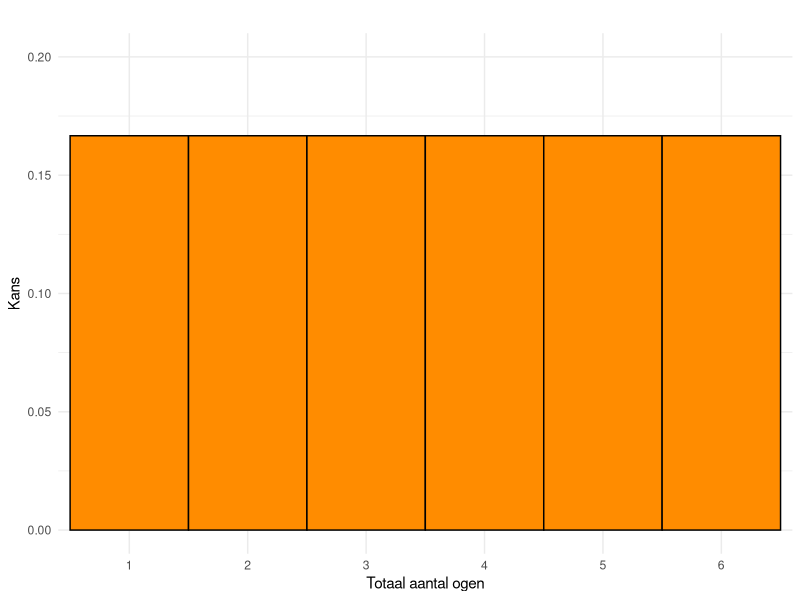
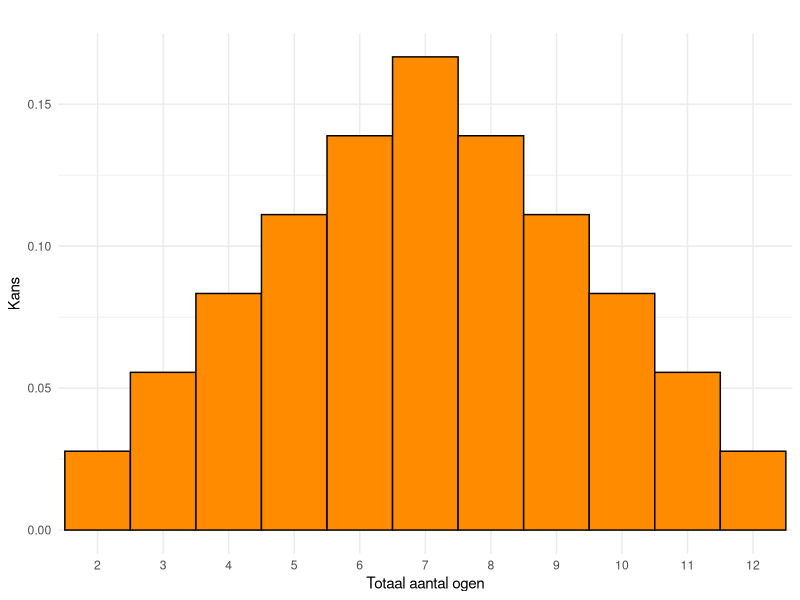
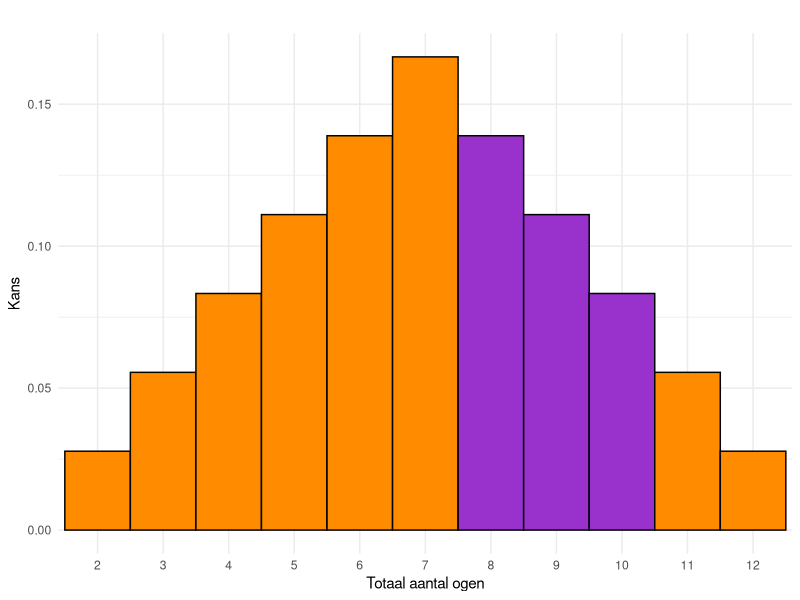
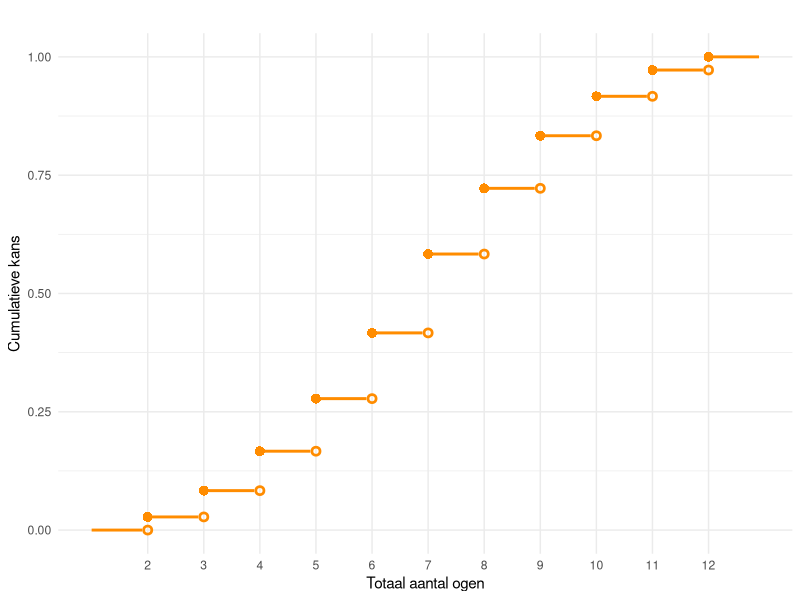
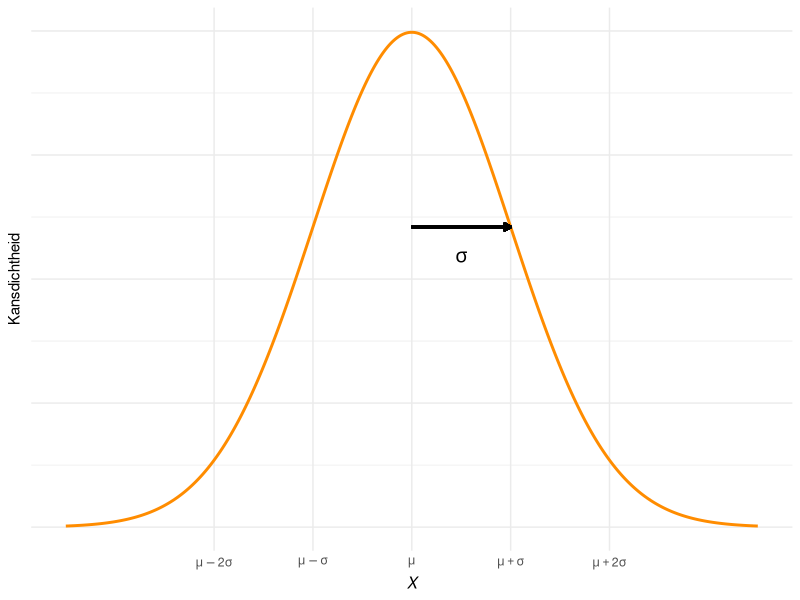
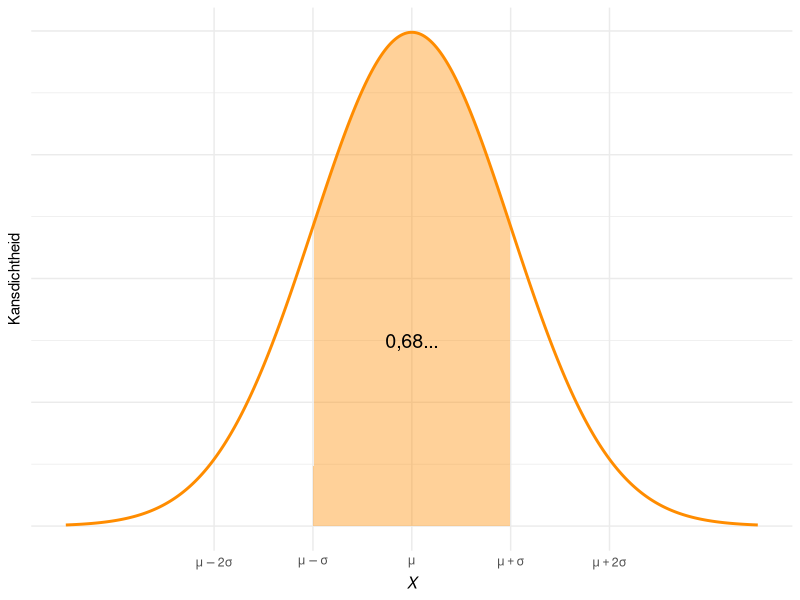
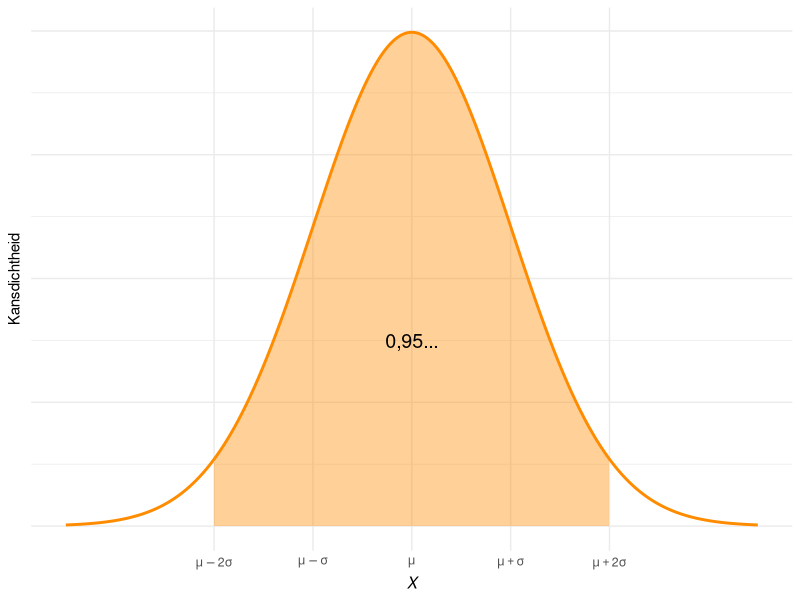
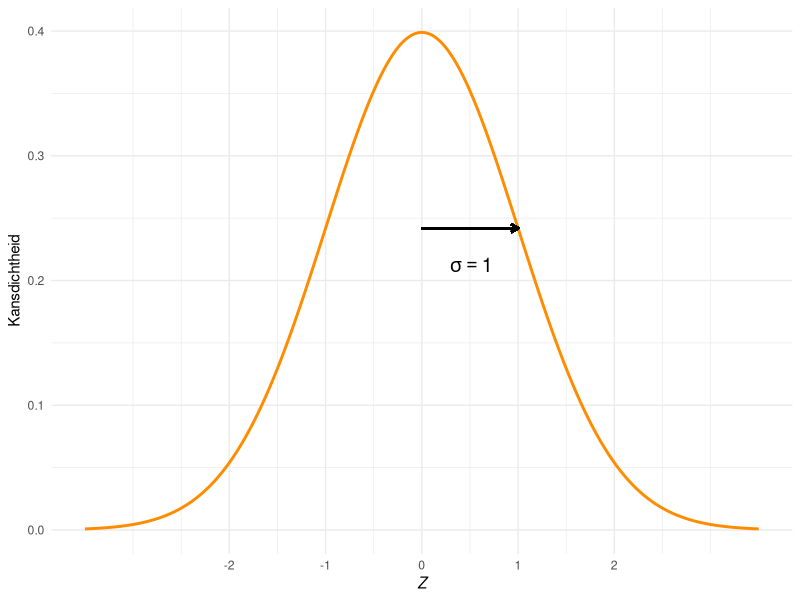

Generate these figures, in order, with R:
## ---- chunk 1
#| code-fold: true
#| warning: false
#| fig.cap: "Kansverdeling: de kansen bij het gooien van één dobbelsteen."
#| label: fig-uniform-dobbelsteen
#| fig.width: 5
#| fig.height: 4
 
# Controleer of de benodigde pakketten zijn geladen
if (!("ggplot2" %in% .packages())) {
  library("ggplot2")
}

# Parameters definiëren
min_ogen <- 1       # Minimum aantal ogen op een dobbelsteen
max_ogen <- 6       # Maximum aantal ogen op een dobbelsteen
kans <- 1 / max_ogen # Gelijke kans voor elke uitkomst
kleur <- "darkorange"   # Kleur voor de balken in de plot

# Genereer de uitkomsten en bijbehorende kansen
uitkomsten <- seq(min_ogen, max_ogen)
kansen <- rep(kans, length(uitkomsten))

# Maak een data frame met uitkomsten en kansen
kansen_dobbelsteen <- data.frame(
  uitkomsten = factor(uitkomsten),
  kansen = kansen
)

# Maak de plot
ggplot(kansen_dobbelsteen, aes(x = uitkomsten, y = kansen)) +
  geom_bar(
    stat = "identity",     # Balken representeren kanswaarden direct
    width = 1,             # Volledige breedte van de categorie
    fill = kleur,          # Kleur voor de balken
    color = "black"        # Randkleur voor de balken
  ) +
  labs(
    title = "",
    x = "Totaal aantal ogen",      # Titel voor de x-as
    y = "Kans"              # Titel voor de y-as
  ) +
  ylim(0, 0.2) +            # Zorg dat de y-as tot 0.02 loopt
  theme_minimal()
## ---- chunk 2
#| code-fold: true
#| warning: false
#| fig.cap: "Kansverdeling voor het aantal ogen van twee dobbelstenen."
#| label: fig-kansverdeling-twee-dobbelstenen
#| fig.width: 5
#| fig.height: 4

# Controleer of de benodigde pakketten zijn geladen
if (!("ggplot2" %in% .packages())) {
  library("ggplot2")
}

# Parameters definiëren
min_som <- 2          # Minimum som bij twee dobbelstenen
max_som <- 2*max_ogen # Maximum som bij twee dobbelstenen
kleur <- rep("darkorange", 11) # Kleur voor de balken in de plot

# Genereer uitkomsten en bijbehorende kansen
uitkomsten <- seq(min_som, max_som)                     # Mogelijke uitkomsten
kansen <- pmin(uitkomsten - 1, 13 - uitkomsten) / max_ogen^2    # Kansen berekenen

# Maak een data frame met uitkomsten en kansen
kansen_dobbelsteen <- data.frame(
  uitkomsten = factor(uitkomsten),
  kansen = kansen
)

# Maak de plot
verdelingTweeDobbelstenen <- function(kleur)
  {
  ggplot(kansen_dobbelsteen, aes(x = uitkomsten, y = kansen)) +
  geom_bar(
    stat = "identity",     # Balken representeren kanswaarden direct
    width = 1,             # Volledige breedte van de categorie
    fill = kleur,          # Kleur voor de balken
    color = "black"        # Randkleur voor de balken
  ) +
  labs(
    title = "",
    x = "Totaal aantal ogen",      # Titel voor de x-as
    y = "Kans"              # Titel voor de y-as
  ) +
  theme_minimal()           # Minimalistisch thema voor de plot
}

verdelingTweeDobbelstenen(kleur)

## ---- chunk 3
#| code-fold: true
#| warning: false
#| fig-cap: "Kansverdeling van het totaal aantal ogen van twee dobbelstenen."
#| label: fig-kansverdeling-twee-dobbelstenen-2
#| fig.width: 5
#| fig.height: 4

kleur <- rep("darkorange", 11)
kleur[7:9] <- "darkorchid"

verdelingTweeDobbelstenen(kleur)

## ---- chunk 4
#| code-fold: true
#| warning: false
#| fig.cap: "Cumulatieve verdeling van de som van de ogen van twee dobbelstenen."
#| label: fig-cumulverdeling-twee-dobbelstenen
#| fig.width: 5
#| fig.height: 4

# Controleer of de benodigde pakketten zijn geladen
if (!("ggplot2" %in% .packages())) {
  library("ggplot2")
}

# Voeg extra punten toe om de cumulatieve kansen buiten het bereik van 2-12 te tonen
kansen_dobbelsteen_cumulatief <- data.frame(
  uitkomsten = c(1, uitkomsten, 13), # Voeg 1 en 13 toe als grenzen
  kansen = c(0, cumsum(kansen), 1)   # Voeg 0 en 1 toe aan de kansen
)

# Genereer de datapunten voor de open cirkels
open_cirkels <- data.frame(
  uitkomsten = uitkomsten,
  kansen = c(0, cumsum(kansen)[-length(kansen)])
)

# Maak een data frame voor de horizontale lijnen (stappen van de cumulatieve kans)
lijnen_data <- data.frame(
  x_start = kansen_dobbelsteen_cumulatief$uitkomsten[-nrow(kansen_dobbelsteen_cumulatief)],
  x_end = kansen_dobbelsteen_cumulatief$uitkomsten[-1] - .1,
  y = kansen_dobbelsteen_cumulatief$kansen[-nrow(kansen_dobbelsteen_cumulatief)]
)

# Maak de plot
ggplot() +
  # Voeg de horizontale lijnen toe
  geom_segment(
    data = lijnen_data,
    aes(x = x_start, xend = x_end, y = y, yend = y),
    color = "darkorange",        # Kleur van de lijnen
    size = 1                     # Dikte van de lijnen
  ) +
  # Voeg gesloten cirkels (linkerkanten) toe, behalve bij (1, 0) en (13, 1)
  geom_point(
    data = kansen_dobbelsteen_cumulatief[-c(1, nrow(kansen_dobbelsteen_cumulatief)), ],
    aes(x = uitkomsten, y = kansen),
    shape = 16,                  # Gesloten cirkel
    size = 3,
    color = "darkorange"
  ) +
  # Voeg open cirkels (rechterkanten) toe
  geom_point(
    data = open_cirkels,
    aes(x = uitkomsten, y = kansen),
    shape = 1,                 # Open cirkel
    size = 1.8,
    stroke = 1.4,
    color = "darkorange"
  ) +
  scale_x_continuous(
    breaks = 2:12,               # Ticks alleen bij gehele getallen van 2 tot 12
    minor_breaks = NULL          # Verwijder alle minor ticks
  ) +
  labs(
    title = "",
    x = "Totaal aantal ogen",    # Titel voor de x-as
    y = "Cumulatieve kans"       # Titel voor de y-as
  ) +
  theme_minimal()                 # Minimalistisch thema
## ---- chunk 5
#| code-fold: true
#| warning: false
#| fig-cap: "De normale verdeling."
#| label: fig-normale-verdeling
#| fig.width: 4
#| fig.height: 3

# Controleer of ggplot2 geladen is, zo niet, laad het pakket
if (!("ggplot2" %in% .packages())) {
  library(ggplot2)
}

# Definieer de standaardnormale verdeling
x <- seq(-3.5, 3.5, length.out = 350)
data <- data.frame(x = x, y = dnorm(x))

plotNormaal <- function(mu, sigma){
    # Plot maken
  ggplot(data, aes(x, y)) +
  geom_line(color = "darkorange", linewidth = 1) + # Curve van de standaardnormale verdeling
  scale_x_continuous(
    breaks = c(mu - 2*sigma, -mu - sigma, mu, mu + sigma, mu + 2*sigma), 
    labels = c(
      mu - 2 * sigma, 
      mu -sigma, 
      mu, 
      mu + sigma, 
      mu + 2 * sigma
    )
  ) + # Labels voor x-as
  labs(
    y = "Kansdichtheid", 
    x = expression(italic(X))
  ) + # Labels voor de assen
  theme_minimal()
}

normaalGeneriek <- 
  # Plot maken
  ggplot(data, aes(x, y)) +
  geom_line(color = "darkorange", linewidth = 1) + # Curve van de standaardnormale verdeling
  scale_x_continuous(
    breaks = c(-2, -1, 0, 1, 2), 
    labels = c(
      expression(italic(mu - 2 * sigma)), 
      expression(italic(mu -sigma)), 
      expression(italic(mu)), 
      expression(italic(mu + sigma)), 
      expression(italic(mu + 2 * sigma))
    ),
    minor_breaks = NULL # Verwijdert minor ticks
  ) + # Labels voor x-as
  scale_y_continuous(labels = NULL) + # getallen van y-as weglaten
  labs(
    y = "Kansdichtheid", 
    x = expression(italic(X))
  ) + # Labels voor de assen
  theme_minimal()

# Hoogte van de pijl bepalen
h <- exp(-0.5) / sqrt(2 * pi)

pijl <- geom_segment(
    aes(x = 0, xend = 1, y = h, yend = h), 
    arrow = arrow(length = unit(0.2, "cm")), 
    color = "black", 
    linewidth = 0.8
  ) # Pijl voor standaarddeviatie
  
oppervlak <- function(a, b){# Gebied tussen a en b kleuren
  geom_area(
    data = subset(data, x >= a & x <= b), 
    aes(x, y), 
    fill = "darkorange", 
    alpha = 0.4
  ) 
} 

normaalGeneriek + pijl +
  annotate(
  "text", 
  x = 0.5, 
  y = 0.9 * h, # Use the variable h to scale the y-coordinate
  label = expression(italic(sigma)), # Use expression() for mathematical notation
  color = "black", 
  size = 5, 
  hjust = 0.5, 
  vjust = 0.5
  )

## ---- chunk 6
#| code-fold: true
#| warning: false
#| label: fig-vuistregels
#| fig-cap: "Vuistregels voor de normale verdeling."
#| layout-ncol: 2
#| fig-subcap: 
#|   - "Ongeveer 68% van de kans valt binnen één standaarddeviatie van het gemiddelde."
#|   - "Ongeveer 95% van de kans valt binnen 2 standaarddeviaties van het gemiddelde."
#| fig.width: 4
#| fig.height: 2.7

proportie <- function(prop){
  annotate(
  "text", 
  x = 0, 
  y = 0.15, 
  label = prop, # Dynamically include the variable
  color = "black", 
  size = 5, 
  hjust = 0.5, 
  vjust = 0.5
)
}

normaalGeneriek + oppervlak(-1,1) + proportie("0,68...")

normaalGeneriek + oppervlak(-2, 2) + proportie("0,95...")
## ---- chunk 7
#| code-fold: true
#| warning: false
#| label: fig-std-normaal
#| fig-cap: "Standaard-normale verdeling"
#| fig.width: 4
#| fig.height: 3

# Plot de standaard-normale verdeling
plotNormaal(0, 1) +
  # Labels voor de assen
  labs(
    y = "Kansdichtheid", 
    x = expression(italic(Z))
  ) +
  # Voeg de pijl toe
  pijl +
  # Annotatie toevoegen met sigma
  annotate(
    "text", 
    x = 0.5, 
    y = 0.88 * h,        # Gebruik de variabele h voor de y-positie
    label = expression(italic(sigma) == 1),  # Wiskundige notatie voor sigma
    color = "black", 
    size = 5, 
    hjust = 0.47, 
    vjust = 0.5
  )
## ---- chunk 8
#| code-fold: true
#| warning: false
#| label: fig-transformeren
#| fig-cap: "Caption nog schrijven"
#| fig.width: 3.75

# Laad benodigde pakketten
if (!("ggplot2" %in% loadedNamespaces())) { 
  library(ggplot2) 
}
if (!("cowplot" %in% loadedNamespaces())) { 
  library(cowplot) 
}

# Basisparameters instellen
mu_x <- 170             # Gemiddelde voor X
sigma_x <- 7            # Standaarddeviatie voor X
x_threshold <- 173.5    # Drempelwaarde voor X

mu_z <- 0               # Gemiddelde voor Z
sigma_z <- 1            # Standaarddeviatie voor Z
z_threshold <- 0.5      # Drempelwaarde voor Z

nr_sd <- 3.5            # Aantal standaarddeviaties om te tonen

# Berekeningen op basis van parameters
x_range <- c(mu_x - nr_sd * sigma_x, mu_x + nr_sd * sigma_x)   # Bereik voor X
z_range <- c(mu_z - nr_sd * sigma_z, mu_z + nr_sd * sigma_z)   # Bereik voor Z
n_points <- 50 * nr_sd                                        # Aantal datapunten

# Domeinen voor X en Z
x_values <- seq(x_range[1], x_range[2], length.out = n_points)
z_values <- seq(z_range[1], z_range[2], length.out = n_points)

# Bereken kansdichtheden
x_data <- data.frame(
  x = x_values,
  y = dnorm(x_values, mean = mu_x, sd = sigma_x)
)

z_data <- data.frame(
  x = z_values,
  y = dnorm(z_values, mean = mu_z, sd = sigma_z)
)

# Gebied waar X > x_threshold
x_fill <- data.frame(
  x = seq(x_threshold, x_range[2], length.out = 100),
  y = dnorm(seq(x_threshold, x_range[2], length.out = 100), 
            mean = mu_x, sd = sigma_x)
)

# Gebied waar Z > z_threshold
z_fill <- data.frame(
  x = seq(z_threshold, z_range[2], length.out = 100),
  y = dnorm(seq(z_threshold, z_range[2], length.out = 100), 
            mean = mu_z, sd = sigma_z)
)

# Plot voor X
plot_x <- ggplot(x_data, aes(x = x, y = y)) +
  geom_line(size = 1, color = "darkorange") +
  geom_area(
    data = x_fill, aes(x = x, y = y),
    fill = "darkorange", alpha = 0.5
  ) +
  labs(
    x = expression(italic(X)),
    y = "Kansdichtheid"
  ) +
  theme_minimal()

# Plot voor Z
plot_z <- ggplot(z_data, aes(x = x, y = y)) +
  geom_line(size = 1, color = "darkorange") +
  geom_area(
    data = z_fill, aes(x = x, y = y),
    fill = "darkorange", alpha = 0.5
  ) +
  labs(
    x = expression(italic(Z)),
    y = "Kansdichtheid"
  ) +
  theme_minimal()

# Combineer de twee plots met cowplot
combined_plot <- plot_grid(
  plot_x, plot_z, 
  ncol = 1, align = "v"
)

# Voeg een verticale lijn toe over beide plots
final_plot <- ggdraw(combined_plot) +
  draw_line(
    x = c(0.62, 0.62),  # Relatieve positie op de x-as (0-1 schaal)
    y = c(0.09, 1),  # Relatieve positie op de y-as (0-1 schaal)
    color = "DarkOrchid", 
    size = 1, 
    linetype = "dashed"
  )

# Toon de finale plot
print(final_plot)

## ---- chunk 9
#| label: fig-t
#| fig-cap: "Verschillende $t$-verdelingen en de standaard-normale verdeling"
#| warning: false
#| code-fold: true
#| fig-height: 4

#| code-fold: true
#| warning: false
#| label: fig-t-verdelingen
#| fig-cap: "Vergelijking van $t$-verdelingen met verschillende vrijheidsgraden."

# Genereer t-waarden
t_values <- seq(-3.5, 3.5, by = 0.1)

# Maak een dataframe voor de kansdichtheden
dataframe <- data.frame(
  t = c(
    t_values, 
    rep(t_values, 3)
  ),
  prob = c(
    dnorm(t_values),              # Standaard-normale verdeling
    dt(t_values, df = 2),         # t-verdeling met df = 2
    dt(t_values, df = 5),         # t-verdeling met df = 5
    dt(t_values, df = 20)         # t-verdeling met df = 20
  ),
  df = factor(
    rep(
      c("standaard-normaal", "df = 2", "df = 5", "df = 20"), 
      each = length(t_values)
    ),
    levels = c("df = 2", "df = 5", "df = 20", "standaard-normaal")
  )
)

# Plot de verdelingen
ggplot(
  dataframe, 
  aes(
    x = t, y = prob, 
    group = df, color = df, linewidth = df, linetype = df
  )
) +
  # Voeg de lijnen toe
  geom_line() +
  # Pas de kleuren aan
  scale_color_manual(
    values = c(rep("black", 3), "darkorange")
  ) +
  # Pas de lijndiktes aan
  scale_linewidth_manual(
    values = c(1, 1, 1, 1.2)
  ) +
  # Pas de lijnstijlen aan
  scale_linetype_manual(
    values = c(
      "df = 2" = "dotted", 
      "df = 5" = "dashed", 
      "df = 20" = "longdash",
      "standaard-normaal" = "solid"
    )
  ) +
  # Labels toevoegen
  labs(
    x = expression(italic(t) ~ "of" ~ italic(Z)),
    y = "Kansdichtheid"
  ) +
  # Thema toepassen
  theme_minimal()
## ---- chunk 10
#| code-fold: true
#| warning: false
#| label: fig-krit-1
#| fig-cap: "De kritieke waarde van de standaard-normale verdeling $Z_{0{,}2(2)} \\approx 1{,}28$."
#| fig.width: 3.75
#| fig.height: 2.75
# Functie om een plot te maken van de kritieke waarde
crit_plot <- function(alpha) {
  # Kritieke waarde van Z
  Z_crit <- qnorm(1 - alpha / 2)  # Bereken de kritieke waarde
  
  # Coördinaten voor de pijlen
  xstart <- (Z_crit + 3.5) / 2         # Beginpunt x-coördinaat
  ystart <- dnorm(0) / 4               # Beginpunt y-coördinaat
  xend <- Z_crit + (3.5 - Z_crit) / 7  # Eindpunt x-coördinaat
  yend <- dnorm(xend) / 3              # Eindpunt y-coördinaat
  
  # Plot de standaard-normale verdeling met staarten en annotaties
  plotNormaal(0, 1) +
    # Labels voor de assen
    labs(
      y = "Kansdichtheid", 
      x = expression(italic(Z))
    ) +
    # Ingekleurd oppervlak onder de curve
    oppervlak(-10, -Z_crit) +
    oppervlak(Z_crit, 10) +
    # Schaalinstellingen voor de x-as
    scale_x_continuous(
      breaks = c(-Z_crit, 0, Z_crit), 
      labels = c(
        paste0(round(-Z_crit, 2), "..."), 
        "0", 
        paste0(round(Z_crit, 2), "...")
      ),
      minor_breaks = NULL  # Verwijder minor ticks
    ) +
    # Kromme pijltjes toevoegen
    geom_curve(
      aes(x = -xstart, y = ystart, xend = -xend, yend = yend), 
      curvature = 0.2, 
      arrow = arrow(length = unit(0.2, "cm")), 
      color = "black", 
      size = 0.7
    ) +
    geom_curve(
      aes(x = xstart, y = ystart, xend = xend, yend = yend), 
      curvature = -0.2, 
      arrow = arrow(length = unit(0.2, "cm")), 
      color = "black", 
      size = 0.7
    ) +
    # Annotaties toevoegen
    annotate(
      "text", 
      x = -xstart, 
      y = ystart + 0.02,  # Plaats annotatie net boven de pijl
      label = gsub("\\.", ",", round(alpha / 2, 3)), 
      color = "black", 
      hjust = 0.5, 
      size = 4
    ) +
    annotate(
      "text", 
      x = xstart, 
      y = ystart + 0.02,  # Plaats annotatie net boven de pijl
      label = gsub("\\.", ",", round(alpha / 2, 3)), 
      color = "black", 
      hjust = 0.5, 
      size = 4
    ) +
    # Label in het midden
    proportie(gsub("\\.", ",", round(1 - alpha, 2)))
}

# Voorbeeld: plot voor alpha = 0.2
crit_plot(0.2)
## ---- chunk 11
#| code-fold: true
#| warning: false
#| label: fig-krit-2
#| fig-cap: "De kritieke waarde van de standaard-normale verdeling $Z_{0{,}05(2)} \\approx 1{,}96$."
#| fig.width: 3.75
#| fig.height: 2.75

crit_plot(0.05)
## ---- chunk 12
#| code-fold: true
#| warning: false
#| label: fig-krit-3
#| fig-cap: "De kritieke waarde van de $t$-verdeling $t_{0{,}2(2)4} \\approx 1{,}53$."
#| fig.width: 3.75
#| fig.height: 2.75

# Functie om een plot te maken van de kritieke waarde
crit_plot_t <- function(alpha, df) {
  # Kritieke waarde van t
  t_crit <- qt(1 - alpha / 2, df = df)  # Bereken de kritieke waarde
  
  # Coördinaten voor de pijlen
  xstart <- (t_crit + 3.5) / 2         # Beginpunt x-coördinaat
  ystart <- dt(0, df) / 4               # Beginpunt y-coördinaat
  xend <- t_crit + (3.5 - t_crit) / 7  # Eindpunt x-coördinaat
  yend <- dt(xend, df) / 3              # Eindpunt y-coördinaat

  # Plot de t-verdeling met staarten en annotaties
  dataT <- data.frame(x = x, y = dt(x, df = df))
  plotT <- ggplot(dataT, aes(x, y)) +
    geom_line(color = "darkorange", linewidth = 1) + # Curve van de t-verdeling
    labs(
      y = "Kansdichtheid", 
      x = expression(italic(t))
    ) + # Labels voor de assen
    theme_minimal()
  
  oppervlakT <- function(a, b){# Gebied tussen a en b kleuren
    geom_area(
      data = subset(dataT, x >= a & x <= b), 
      aes(x, y), 
      fill = "darkorange", 
      alpha = 0.4
    ) 
    } 
  
  plotT +
    # Ingekleurd oppervlak onder de curve
    oppervlakT(-10, -t_crit) +
    oppervlakT(t_crit, 10) +
    # Schaalinstellingen voor de x-as
    scale_x_continuous(
      breaks = c(-t_crit, 0, t_crit), 
      labels = c(
        paste0(round(-t_crit, 2), "..."), 
        "0", 
        paste0(round(t_crit, 2), "...")
      ),
      minor_breaks = NULL  # Verwijder minor ticks
    ) +
    # Kromme pijltjes toevoegen
    geom_curve(
      aes(x = -xstart, y = ystart, xend = -xend, yend = yend), 
      curvature = 0.2, 
      arrow = arrow(length = unit(0.2, "cm")), 
      color = "black", 
      size = 0.7
    ) +
    geom_curve(
      aes(x = xstart, y = ystart, xend = xend, yend = yend), 
      curvature = -0.2, 
      arrow = arrow(length = unit(0.2, "cm")), 
      color = "black", 
      size = 0.7
    ) +
    # Annotaties toevoegen
    annotate(
      "text", 
      x = -xstart, 
      y = ystart + 0.02,  # Plaats annotatie net boven de pijl
      label = gsub("\\.", ",", round(alpha / 2, 3)), 
      color = "black", 
      hjust = 0.5, 
      size = 4
    ) +
    annotate(
      "text", 
      x = xstart, 
      y = ystart + 0.02,  # Plaats annotatie net boven de pijl
      label = gsub("\\.", ",", round(alpha / 2, 3)), 
      color = "black", 
      hjust = 0.5, 
      size = 4
    ) +
    # Label in het midden
    proportie(gsub("\\.", ",", round(1 - alpha, 2)))
}

# Voorbeeld: plot voor alpha = 0.2 en df = 4
crit_plot_t(0.2, 4)
## ---- chunk 13
#| code-fold: true
#| warning: false
#| label: fig-krit-4
#| fig-cap: "De kritieke waarde van de $t$-verdeling $t_{0{,}05(2)4} \\approx 2{,}78$."
#| fig.width: 3.75
#| fig.height: 2.75

crit_plot_t(0.05, 4)
## ---- chunk 14
#| code-fold: true
#| warning: false
#| fig-cap: "Kritieke $t$-waarde bij $\\alpha = 0.05$ als functie van het aantal vrijheidsgraden df. Voor grote df convergeert de kritieke waarde naar de kritieke waarde van de standaardnormale verdeling, 1,96."
#| label: fig-convergentie-krit
#| fig.width: 3.75
#| fig.height: 2.75

# Laad ggplot2 indien nodig
if (!("ggplot2" %in% loadedNamespaces())) { 
  library(ggplot2) 
}

# Parameters
alpha <- 0.05                # Significatieniveau
vrijheidsgraden <- 1:30      # Aantal vrijheidsgraden
kritieke_t <- qt(1 - alpha / 2, df = vrijheidsgraden)  # Kritieke $t$-waarden
kritieke_normaal <- qnorm(1 - alpha / 2)

# Data voorbereiden
data <- data.frame(
  df = vrijheidsgraden,
  kritieke_t = kritieke_t
)

# Plot
ggplot(data, aes(x = df, y = kritieke_t)) +
  geom_point(color = "darkorange", size = 2) +    # Punten
  geom_line(color = "darkorange", size = 1) +     # Lijnen
  geom_hline(
    yintercept = kritieke_normaal, 
    color = "DarkOrchid", 
    linetype = "dashed", 
    size = 1
  ) +
  annotate(
    "text", 
    x = 6, 
    y = kritieke_normaal - 0.4, 
    label = expression(italic(Z)[0.05 * "(" * 2 * ")"] == 1.96), 
    color = "DarkOrchid", 
    size = 4
  ) +
  annotate(
    "text", 
    x = 6, 
    y = 3.75, 
    label = expression(italic(t)[0.05 * "(" * 2 * ")"*"df"]), 
    color = "darkorange", 
    size = 4
  ) +
  coord_cartesian(ylim = c(0, 5)) +  # Stel het bereik van de y-as in
  labs(
    x = "Vrijheidsgraden (df)",
    y = expression(Kritieke~italic(t)-waarde),
    title = NULL
  ) +
  theme_minimal()
## ---- chunk 15
qnorm(0.9)
## ---- chunk 16
alpha <- 0.2
qnorm(1 - alpha/2)
## ---- chunk 17
alpha <- 0.2
qt(1 - alpha/2, df = 4)
